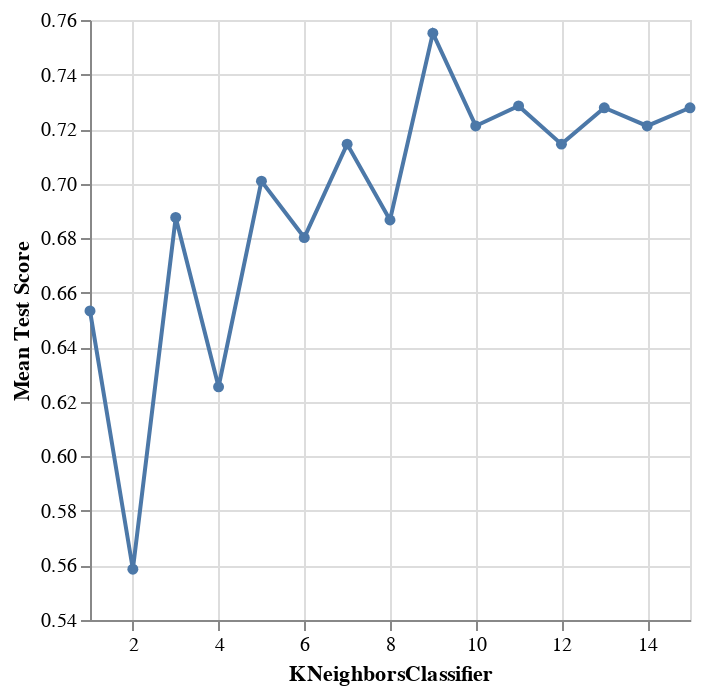

The notebook cell this image was saved under:
### Code cell
# first focus on players_preprocessor_1, find optimal KNeighbors value through cross-validation to tune KNeighbors
# create parameter grid with range of 1-15 (inclusive) for simplicity and processing speed

param_grid={'kneighborsclassifier__n_neighbors':range(1, 16)}

#specify X and y variables for predictors vs. target for the variables within the preprocessor

X_train_1 = players_train[["experience", "played_hours"]]
y = players_train["subscribe"]

# create pipe

players_pipe_1=make_pipeline(players_preprocessor_1, knn_spec)
             
# perform standard 5-fold cross validation

knn_tune_grid_1=GridSearchCV(
        estimator=players_pipe_1,
        param_grid=param_grid,
        cv=5
    )

# fit tuned grid to X and y

knn_model_grid_1 = knn_tune_grid_1.fit(X_train_1, y)

# find the results and store in a new dataframe 

accuracies_grid_1 = pd.DataFrame(knn_model_grid_1.cv_results_)


# create a line graph (with points) to visualize results and help determine optimal KNeighbors value

accuracy_k_grid_1=alt.Chart(accuracies_grid_1).mark_line(point=True).encode(
    x=alt.X("param_kneighborsclassifier__n_neighbors").title("KNeighborsClassifier").scale(zero=False),
    y=alt.Y("mean_test_score").title("Mean Test Score").scale(zero=False)
)
accuracy_k_grid_1

### Figure 1 — Vega-Lite specification as saved in the notebook (floating-point values rounded to 4 significant figures)
{"config": {"view": {"continuousWidth": 300, "continuousHeight": 300}}, "data": {"name": "data-cdc3a8c810d2cb302baa317293313de2"}, "mark": {"type": "line", "point": true}, "encoding": {"x": {"field": "param_kneighborsclassifier__n_neighbors", "scale": {"zero": false}, "title": "KNeighborsClassifier", "type": "quantitative"}, "y": {"field": "mean_test_score", "scale": {"zero": false}, "title": "Mean Test Score", "type": "quantitative"}}, "$schema": "https://vega.github.io/schema/vega-lite/v5.20.1.json", "datasets": {"data-cdc3a8c810d2cb302baa317293313de2": [{"mean_fit_time": 0.003566, "std_fit_time": 8.417e-05, "mean_score_time": 0.007874, "std_score_time": 0.007315, "param_kneighborsclassifier__n_neighbors": 1, "params": {"kneighborsclassifier__n_neighbors": 1}, "split0_test_score": 0.5667, "split1_test_score": 0.7, "split2_test_score": 0.5172, "split3_test_score": 0.7241, "split4_test_score": 0.7586, "mean_test_score": 0.6533, "std_test_score": 0.09414, "rank_test_score": 13}, {"mean_fit_time": 0.003379, "std_fit_time": 6.703e-05, "mean_score_time": 0.003671, "std_score_time": 4.851e-05, "param_kneighborsclassifier__n_neighbors": 2, "params": {"kneighborsclassifier__n_neighbors": 2}, "split0_test_score": 0.4667, "split1_test_score": 0.5333, "split2_test_score": 0.3103, "split3_test_score": 0.6897, "split4_test_score": 0.7931, "mean_test_score": 0.5586, "std_test_score": 0.169, "rank_test_score": 15}, {"mean_fit_time": 0.003317, "std_fit_time": 1.027e-05, "mean_score_time": 0.003648, "std_score_time": 3.285e-05, "param_kneighborsclassifier__n_neighbors": 3, "params": {"kneighborsclassifier__n_neighbors": 3}, "split0_test_score": 0.6667, "split1_test_score": 0.6333, "split2_test_score": 0.6207, "split3_test_score": 0.7586, "split4_test_score": 0.7586, "mean_test_score": 0.6876, "std_test_score": 0.05991, "rank_test_score": 10}, {"mean_fit_time": 0.003362, "std_fit_time": 6.27e-05, "mean_score_time": 0.003783, "std_score_time": 0.0002524, "param_kneighborsclassifier__n_neighbors": 4, "params": {"kneighborsclassifier__n_neighbors": 4}, "split0_test_score": 0.7, "split1_test_score": 0.6, "split2_test_score": 0.5172, "split3_test_score": 0.6897, "split4_test_score": 0.6207, "mean_test_score": 0.6255, "std_test_score": 0.06642, "rank_test_score": 14}, {"mean_fit_time": 0.003323, "std_fit_time": 6.853e-05, "mean_score_time": 0.003611, "std_score_time": 2.711e-05, "param_kneighborsclassifier__n_neighbors": 5, "params": {"kneighborsclassifier__n_neighbors": 5}, "split0_test_score": 0.7333, "split1_test_score": 0.6333, "split2_test_score": 0.6207, "split3_test_score": 0.7586, "split4_test_score": 0.7586, "mean_test_score": 0.7009, "std_test_score": 0.06118, "rank_test_score": 9}, {"mean_fit_time": 0.003305, "std_fit_time": 2.863e-05, "mean_score_time": 0.003636, "std_score_time": 3.048e-05, "param_kneighborsclassifier__n_neighbors": 6, "params": {"kneighborsclassifier__n_neighbors": 6}, "split0_test_score": 0.7, "split1_test_score": 0.6667, "split2_test_score": 0.6897, "split3_test_score": 0.7931, "split4_test_score": 0.5517, "mean_test_score": 0.6802, "std_test_score": 0.07735, "rank_test_score": 12}, {"mean_fit_time": 0.003389, "std_fit_time": 0.0001952, "mean_score_time": 0.00394, "std_score_time": 0.0006344, "param_kneighborsclassifier__n_neighbors": 7, "params": {"kneighborsclassifier__n_neighbors": 7}, "split0_test_score": 0.7, "split1_test_score": 0.7, "split2_test_score": 0.6552, "split3_test_score": 0.7586, "split4_test_score": 0.7586, "mean_test_score": 0.7145, "std_test_score": 0.03958, "rank_test_score": 7}, {"mean_fit_time": 0.003289, "std_fit_time": 1.175e-05, "mean_score_time": 0.003632, "std_score_time": 1.652e-05, "param_kneighborsclassifier__n_neighbors": 8, "params": {"kneighborsclassifier__n_neighbors": 8}, "split0_test_score": 0.7333, "split1_test_score": 0.7, "split2_test_score": 0.4828, "split3_test_score": 0.7586, "split4_test_score": 0.7586, "mean_test_score": 0.6867, "std_test_score": 0.1042, "rank_test_score": 11}, {"mean_fit_time": 0.007514, "std_fit_time": 0.008373, "mean_score_time": 0.003653, "std_score_time": 3.237e-05, "param_kneighborsclassifier__n_neighbors": 9, "params": {"kneighborsclassifier__n_neighbors": 9}, "split0_test_score": 0.7333, "split1_test_score": 0.7667, "split2_test_score": 0.7586, "split3_test_score": 0.7586, "split4_test_score": 0.7586, "mean_test_score": 0.7552, "std_test_score": 0.01136, "rank_test_score": 1}, {"mean_fit_time": 0.003307, "std_fit_time": 6.519e-05, "mean_score_time": 0.003626, "std_score_time": 2.443e-05, "param_kneighborsclassifier__n_neighbors": 10, "params": {"kneighborsclassifier__n_neighbors": 10}, "split0_test_score": 0.6667, "split1_test_score": 0.7667, "split2_test_score": 0.6552, "split3_test_score": 0.7586, "split4_test_score": 0.7586, "mean_test_score": 0.7211, "std_test_score": 0.0494, "rank_test_score": 5}, {"mean_fit_time": 0.008224, "std_fit_time": 0.009853, "mean_score_time": 0.003651, "std_score_time": 6.586e-05, "param_kneighborsclassifier__n_neighbors": 11, "params": {"kneighborsclassifier__n_neighbors": 11}, "split0_test_score": 0.6333, "split1_test_score": 0.7333, "split2_test_score": 0.7586, "split3_test_score": 0.7586, "split4_test_score": 0.7586, "mean_test_score": 0.7285, "std_test_score": 0.04858, "rank_test_score": 2}, {"mean_fit_time": 0.003314, "std_fit_time": 5.925e-05, "mean_score_time": 0.01075, "std_score_time": 0.01422, "param_kneighborsclassifier__n_neighbors": 12, "params": {"kneighborsclassifier__n_neighbors": 12}, "split0_test_score": 0.6667, "split1_test_score": 0.7333, "split2_test_score": 0.6552, "split3_test_score": 0.7586, "split4_test_score": 0.7586, "mean_test_score": 0.7145, "std_test_score": 0.04485, "rank_test_score": 7}, {"mean_fit_time": 0.003331, "std_fit_time": 0.000109, "mean_score_time": 0.003642, "std_score_time": 3.925e-05, "param_kneighborsclassifier__n_neighbors": 13, "params": {"kneighborsclassifier__n_neighbors": 13}, "split0_test_score": 0.7333, "split1_test_score": 0.7333, "split2_test_score": 0.6552, "split3_test_score": 0.7586, "split4_test_score": 0.7586, "mean_test_score": 0.7278, "std_test_score": 0.03804, "rank_test_score": 3}, {"mean_fit_time": 0.003322, "std_fit_time": 5.985e-05, "mean_score_time": 0.003652, "std_score_time": 3.789e-05, "param_kneighborsclassifier__n_neighbors": 14, "params": {"kneighborsclassifier__n_neighbors": 14}, "split0_test_score": 0.7, "split1_test_score": 0.7333, "split2_test_score": 0.6552, "split3_test_score": 0.7586, "split4_test_score": 0.7586, "mean_test_score": 0.7211, "std_test_score": 0.03939, "rank_test_score": 5}, {"mean_fit_time": 0.003316, "std_fit_time": 6.893e-05, "mean_score_time": 0.004371, "std_score_time": 0.001455, "param_kneighborsclassifier__n_neighbors": 15, "params": {"kneighborsclassifier__n_neighbors": 15}, "split0_test_score": 0.7333, "split1_test_score": 0.7333, "split2_test_score": 0.6552, "split3_test_score": 0.7586, "split4_test_score": 0.7586, "mean_test_score": 0.7278, "std_test_score": 0.03804, "rank_test_score": 3}]}}
